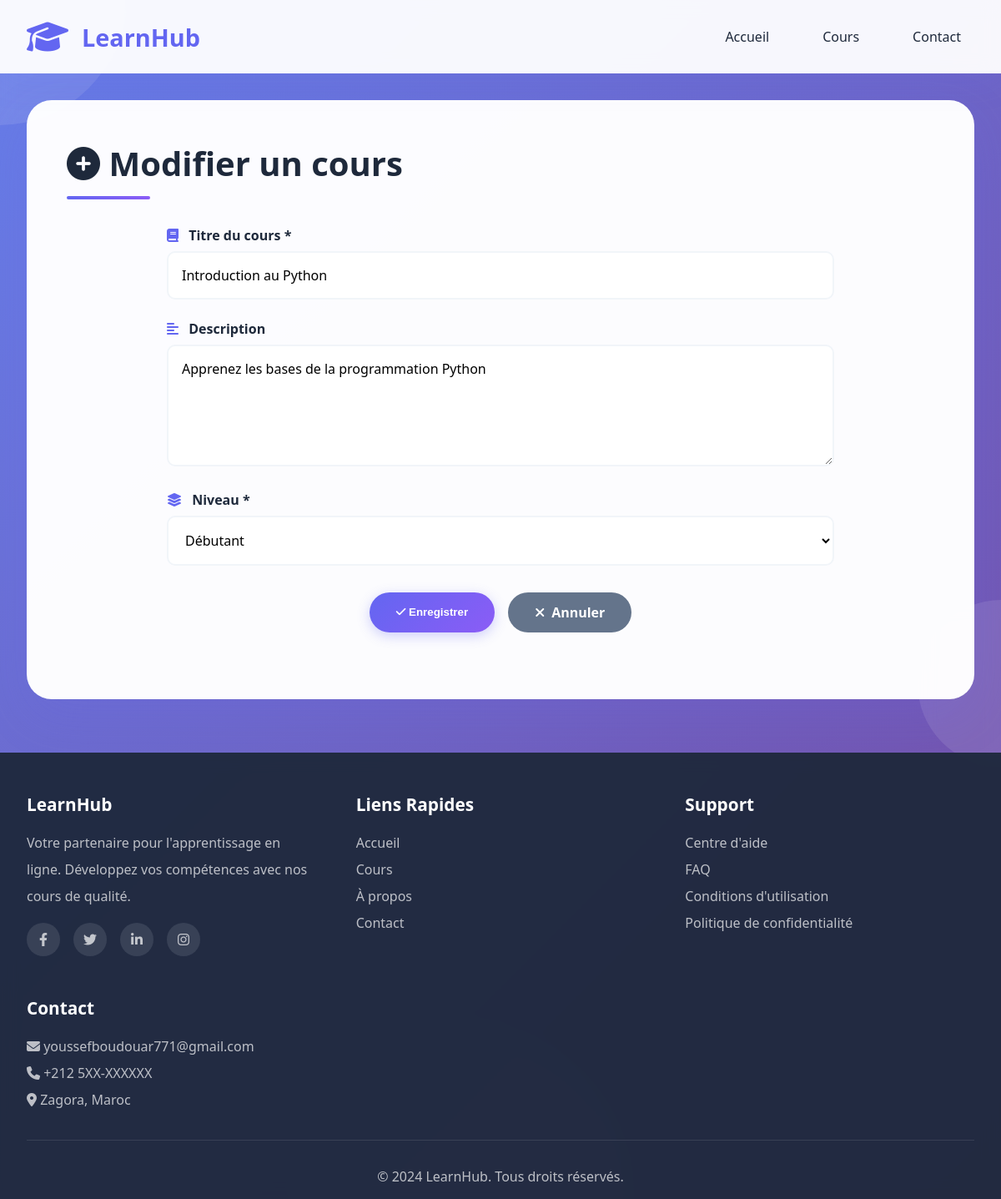
The app's page /courses/courses_edit.php?id=1 with its own data.
### tables this page shows
CREATE TABLE courses (
    id INT AUTO_INCREMENT PRIMARY KEY,
    title VARCHAR(100) NOT NULL,
    description TEXT,
    course_level ENUM('Débutant', 'Intermédiaire', 'Avancé') NOT NULL, 
    created_at DATE
);

### courses/courses_edit.php (the view, shortened to what this page needs)
<?php
    require_once '../config.php';
    $course_id = $_GET['id'];
    $sql = "SELECT * FROM courses WHERE id = $course_id";
    $res = mysqli_query($connection, $sql);
    $course = mysqli_fetch_assoc($res);
        $ex_title = $course['title'];
        $ex_description = $course['description'];
        $ex_course_level = $course['course_level'];
    require_once '../header.php';
?>
<div class="container">
    <div class="courses-section" style="margin-top: 2rem;">
        <div class="section-header">
            <h2><i class="fas fa-plus-circle"></i> Modifier un cours</h2>
        </div>
        <form method="POST" action="" class="course-form">
            <div class="form-group">
                <label for="title">
                    <i class="fas fa-book"></i> Titre du cours *
                </label>
                <input
                    type="text"
                    id="title"
                    name="title"
                    placeholder="Ex: Introduction au Python"
                    required
                    value = "<?= $ex_title?>"
                >
            </div>
            <div class="form-group">
                <label for="description">
                    <i class="fas fa-align-left"></i> Description
                </label>
                <textarea
                    id="description"
                    name="description"
                    rows="5"
                    placeholder="Décrivez le contenu de ce cours..."
                ><?=$ex_description?></textarea>
            </div>
            <div class="form-group">
                <label for="course_level">
                    <i class="fas fa-layer-group"></i> Niveau *
                </label>
                <select id="course_level" name="course_level" required>
                    <option value="Débutant" <?php if($ex_course_level == 'Débutant') echo 'selected'; ?>>Débutant</option>
                </select>
            </div>
            <div class="form-actions">
                <button type="submit" class="btn-primary">
                    <i class="fas fa-check"></i> Enregistrer
                </button>
                <a href="courses_list.php" class="btn-secondary">
                    <i class="fas fa-times"></i> Annuler
                </a>
            </div>
        </form>
    </div>
</div>
<?php
    require_once '../footer.php';
?>

### css/style.css (style rules this page uses)
* { margin: 0; padding: 1; box-sizing: border-box; }
:root { --primary: #6366f1; --primary-dark: #4f46e5; --secondary: #8b5cf6; --accent: #ec4899; --success: #10b981; --warning: #f59e0b; --danger: #ef4444; --dark: #1e293b; --gray: #64748b; --light: #f1f5f9; --white: #ffffff; --shadow: 0 10px 40px rgba(99, 102, 241, 0.1); --shadow-lg: 0 20px 60px rgba(99, 102, 241, 0.15); }
body { font-family: 'Segoe UI', Tahoma, Geneva, Verdana, sans-serif; background: linear-gradient(135deg, #667eea 0%, #764ba2 100%); min-height: 100vh; color: var(--dark); overflow-x: hidden; }
.container { max-width: 1400px; margin: 0 auto; padding: 0 2rem; }
.btn-primary { background: linear-gradient(135deg, var(--primary), var(--secondary)); color: white; padding: 0.8rem 2rem; border-radius: 50px; border: none; cursor: pointer; font-weight: 600; transition: all 0.3s; box-shadow: 0 4px 15px rgba(99, 102, 241, 0.3); }
.courses-section { background: rgba(255, 255, 255, 0.98); border-radius: 30px; padding: 3rem; margin: 3rem 0; box-shadow: var(--shadow-lg); animation: fadeInUp 0.8s ease-out; }
.section-header { display: flex; justify-content: space-between; align-items: center; margin-bottom: 2rem; }
.section-header h2 { font-size: 2.5rem; color: var(--dark); position: relative; padding-bottom: 1rem; }
.section-header h2::after { content: ''; position: absolute; bottom: 0; left: 0; width: 100px; height: 4px; background: linear-gradient(90deg, var(--primary), var(--secondary)); border-radius: 2px; }
.course-form { max-width: 800px; margin: 2rem auto; }
.form-group { margin-bottom: 1.5rem; }
.form-group label { display: block; margin-bottom: 0.5rem; color: var(--dark); font-weight: 600; font-size: 1rem; }
.form-group label i { color: var(--primary); margin-right: 0.5rem; }
.form-group input, .form-group textarea, .form-group select { width: 100%; padding: 1rem; border: 2px solid var(--light); border-radius: 10px; font-size: 1rem; font-family: inherit; transition: all 0.3s; background: white; }
.form-group textarea { resize: vertical; min-height: 120px; }
.form-actions { display: flex; gap: 1rem; justify-content: center; margin-top: 2rem; }
.btn-secondary { background: var(--gray); color: white; padding: 0.8rem 2rem; border-radius: 50px; border: none; cursor: pointer; font-weight: 600; transition: all 0.3s; text-decoration: none; display: inline-flex; align-items: center; gap: 0.5rem; }

### records on screen
courses: title "Introduction au Python", description "Apprenez les bases de la programmation Python", course_level "Débutant"
